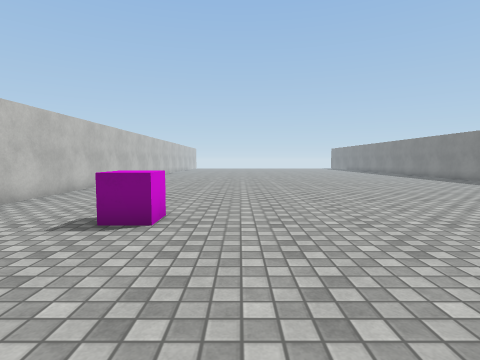
view 1 (above)

22 first-person views from a walk through a 3-D level made in the Unity game engine. The camera is 1.2 m above the floor, tilts 4° down and sees 80° across. The floor is counted in squares, 1 m on a side. Each view is taken from the middle of a square. On the plan, view 1 faces up. The plan holds only what a view shows up to about 13 squares ahead; the rest is blank. The place goes on beyond the plan. The player character is not drawn. Surface patterns are stand-ins for the level's own textures.

view 2
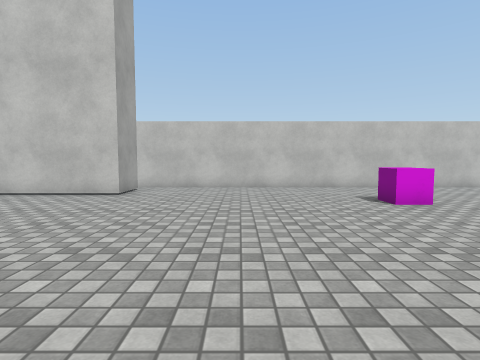

view 3
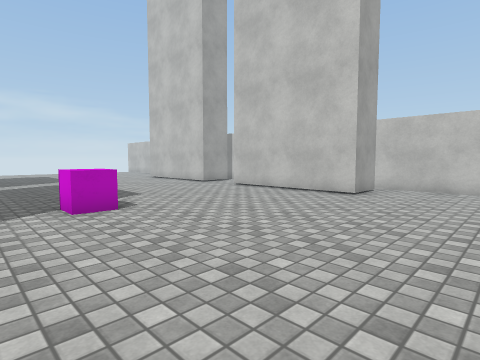

view 4
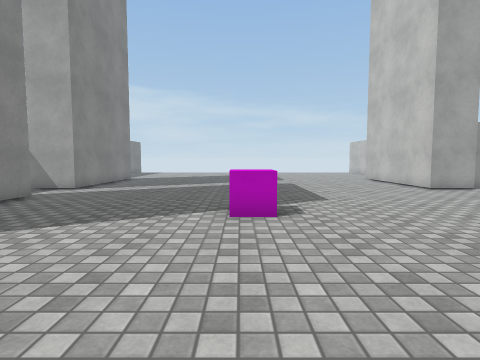

view 5
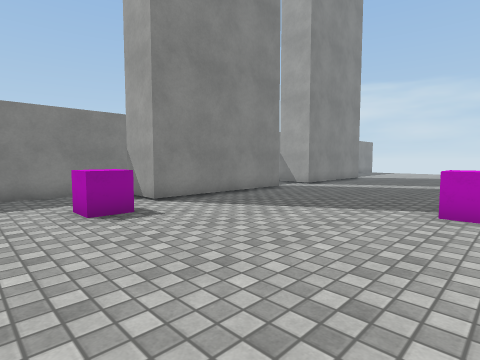

view 6
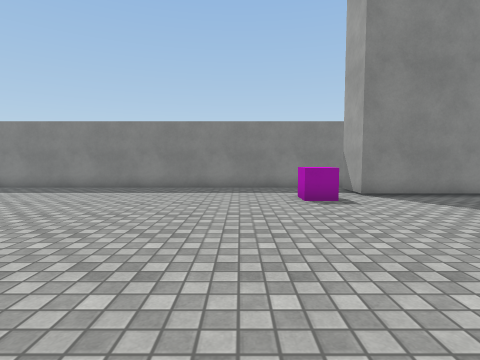

view 7
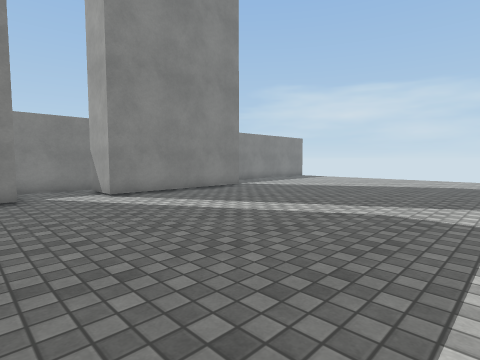

view 8
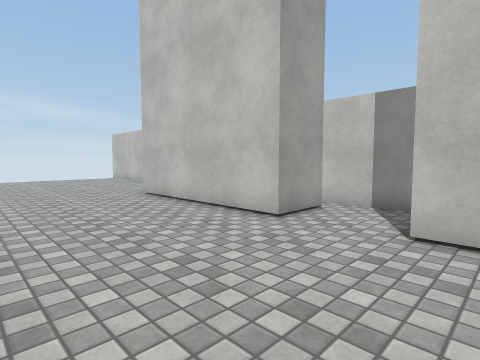

view 9
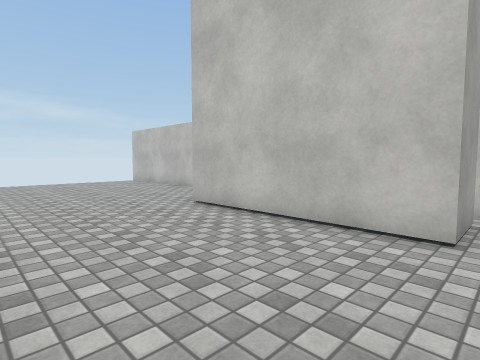

view 10
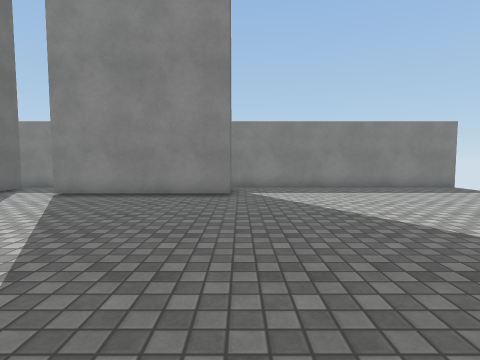

view 11
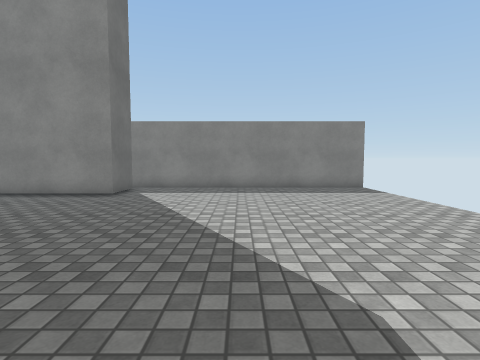

view 12
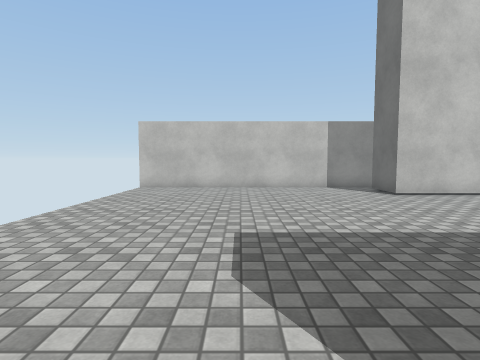

view 13
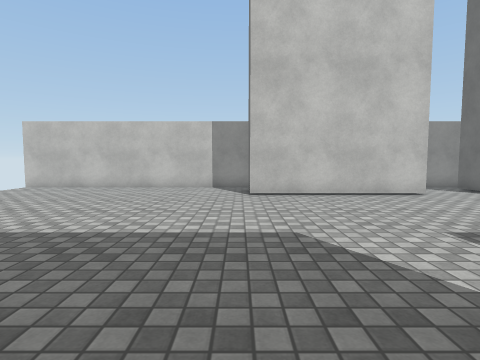

view 14
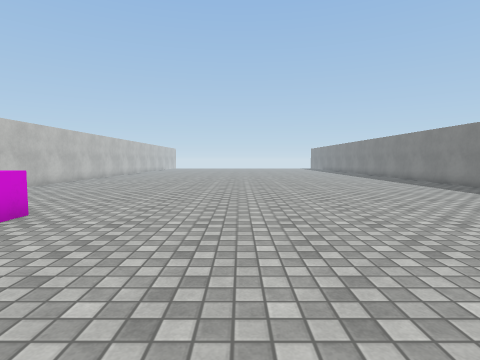

view 15
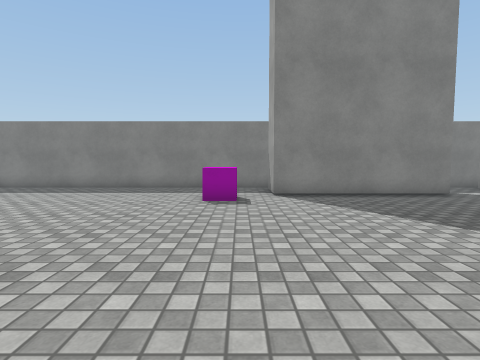

view 16
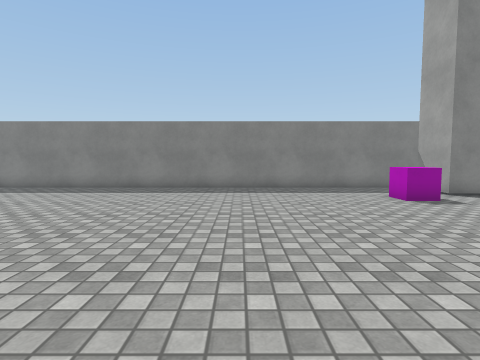

view 17
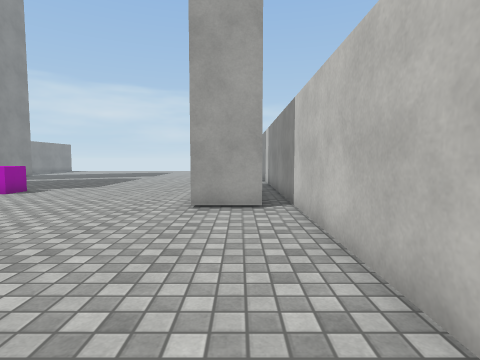

view 18
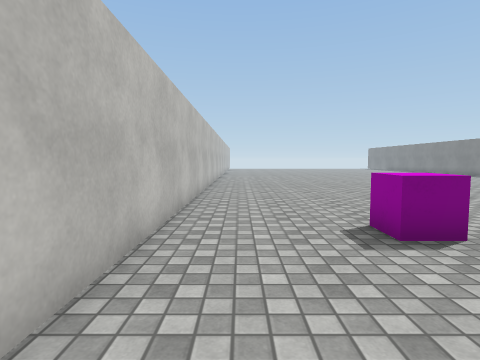

view 19
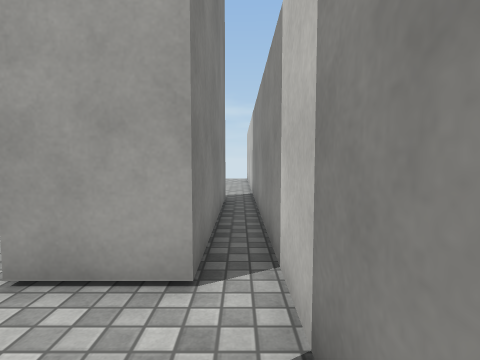

view 20
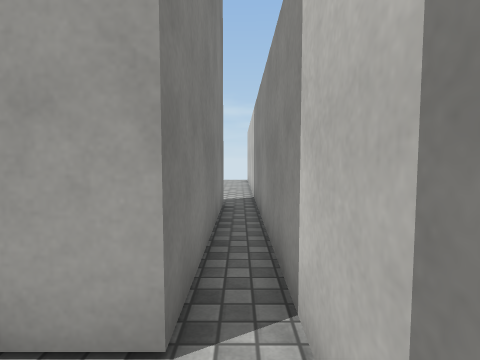

view 21
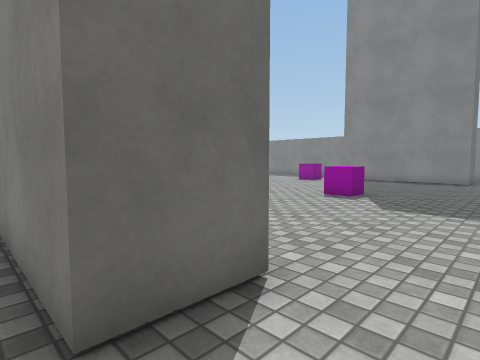

view 22
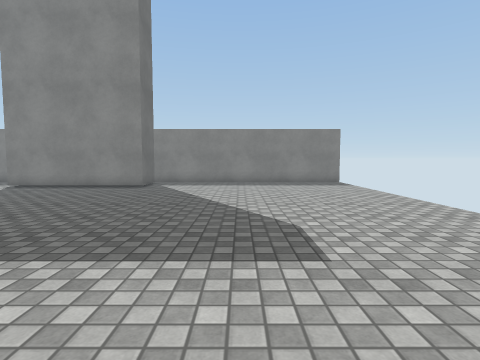

### Floor plan
Points are (right, up) in squares from view 1. A wall is a line through its corners. A room is listed if a view was taken in it or the views show most of it. See-through windows are left out.
Room 1 (views 1, 2, 3, 4, 5, 6, 7, 8, 9, 10, 11, 12, 13, 14, 15, 16, 17, 18, 19, 20, 21, 22)
walls: (10.7, -9.2) (10.7, -3.1) (12.6, -3.1); (-3.8, -11.6) (-3.8, -17.6) (-5.6, -17.6) (-5.6, -11.6) (-3.8, -11.6); (-5.6, -3.1) (-3.8, -3.1) (-3.8, -9.2) (-5.6, -9.2) (-5.6, -5.6); (12.6, -9.2) (11.5, -9.2); (13.4, -3.8) (13.4, 13.5); (13.4, -13) (13.4, -8.4); (12.6, -17.6) (10.7, -17.6) (10.7, -11.6) (12.6, -11.6); (-6.5, 13.4) (-6.5, -27.4); (13.4, -27.5) (13.4, -17.3)
objects: other object (-2, 5) to (-2, 6); other object (3, -7) to (4, -6); other object (9, -2) to (10, -1)

Positions as (right, up) in squares from view 1, and headings:
1: (0, 0), facing up
2: (6, 1), facing left
3: (6, 1), facing down-left
4: (4, 0), facing down
5: (3, 1), facing down-right
6: (1, 1), facing right
7: (1, -8), facing down-right
8: (1, -8), facing down-left
9: (1, -11), facing down-left
10: (1, -18), facing right
11: (1, -22), facing right
12: (6, -23), facing left
13: (6, -18), facing left
14: (3, 0), facing up
15: (1, -2), facing right
16: (1, 4), facing right
17: (-5, 4), facing down
18: (-5, 1), facing up
19: (-6, -9), facing down
20: (-6, -10), facing down
21: (-6, -11), facing up-right
22: (-2, -22), facing right
